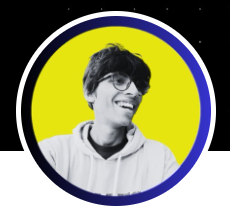
#> input picture PYTHON/DATA_SCIENCE/Dataset/numpy_array.png, 230 x 222 px
$ jupyter execute --allow-errors OpenCV.ipynb   (text cells are left out)
#> lines starting #> are read from the running program, lines starting #| are printed output that depends on the picture; after the words box and inside, x2 and y2 are one past the last pixel; in counts of white or black regions, pixels touching at a corner belong together
[cell 1]
import pandas as pd
import numpy as np
import matplotlib.pylab as plt
import cv2

[cell 2]
from glob import glob # this is for reading the image from folder

[cell 3]
graphs=glob("../Data_Science/Dataset/*.png")

[cell 4]
mpl_image=plt.imread(graphs[0])
#> mpl_image is the input picture: shape (222, 230, 4) float32; mean R, G, B, A 0.579, 0.579, 0.434, 1
cv2_image=cv2.imread(graphs[0])

[cell 5]
mpl_image.shape,cv2_image.shape
#> Out = ((222, 230, 4), (222, 230, 3))

[cell 6]
mpl_image.shape
#> Out = (222, 230, 4)

[cell 7]
plt.imshow(mpl_image) # showing the image
plt.show()

[cell 8]
mpl_image

[cell 9]
fmpl=mpl_image.flatten()
plt.style.use("dark_background")
plt.hist(fmpl,bins=10)
plt.show()
#> figure, not shown here; tallest bar 95471 high, from x = 0.9 to 1

[cell 10]
fig,ax=plt.subplots(figsize=(2,2))
ax.imshow(mpl_image)
ax.axis("off")
plt.show()

[cell 11]
plt.style.available

[cell 12]
plt.style.use("Solarize_Light2")

fig,axs=plt.subplots(1,4,figsize=(15,5))
axs[0].imshow(mpl_image[:,:,0],cmap="Reds")
axs[1].imshow(mpl_image[:,:,1],cmap="Greens")
axs[2].imshow(mpl_image[:,:,2],cmap="Blues")
axs[3].imshow(mpl_image,cmap="Blues")
plt.show()

[cell 13]
fig,axs=plt.subplots(1,4,figsize=(15,5))
axs[0].imshow(cv2_image[:,:,0],cmap="Blues")
axs[1].imshow(cv2_image[:,:,1],cmap="Greens")
axs[2].imshow(cv2_image[:,:,2],cmap="Reds")
axs[3].imshow(cv2_image,cmap="Blues")
plt.show()
#> figure, not shown here; B, G, R data is drawn as R, G, B

[cell 14]
cv2_image_RGB=cv2.cvtColor(cv2_image, cv2.COLOR_BGR2RGB)

[cell 15]
fig,axs=plt.subplots(1,4,figsize=(15,5))
axs[0].imshow(cv2_image_RGB[:,:,0],cmap="Reds")
axs[1].imshow(cv2_image_RGB[:,:,1],cmap="Greens")
axs[2].imshow(cv2_image_RGB[:,:,2],cmap="Blues")
axs[3].imshow(cv2_image_RGB,cmap="Blues")
plt.show()

[cell 16]
cv2_image_grey=cv2.cvtColor(cv2_image, cv2.COLOR_BGR2GRAY)

fig,axs=plt.subplots(figsize=(15,5))

axs.imshow(cv2_image_grey,cmap="grey")
plt.show()

[cell 17]
plt.imshow(cv2_image_grey, cmap='gray')
plt.axis('off')
plt.show()

[cell 18]
# Convert cv2_image to grayscale using matrix logic (manual conversion)
# The standard formula: Gray = 0.299*R + 0.587*G + 0.114*B
# Grayscale = (R + G + B) / 3

# cv2_image is in BGR format
B = cv2_image[:, :, 0]
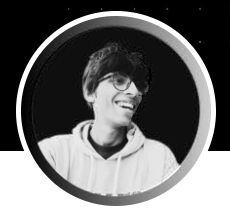
#> B: shape (222, 230); min 0, max 255, mean 110.8
G = cv2_image[:, :, 1]
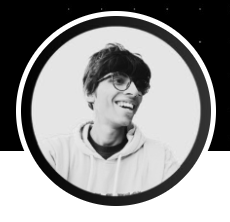
#> G: shape (222, 230); min 0, max 255, mean 147.7
R = cv2_image[:, :, 2]

cv2_image_grey_manual = (0.114 * B + 0.587 * G + 0.299 * R).astype(np.uint8)

plt.imshow(cv2_image_grey_manual, cmap='gray')
plt.axis('off')
plt.show()

[cell 19]
# Convert cv2_image to grayscale using the average method
cv2_image_grey_avg = ((R.astype(np.float32) + G.astype(np.float32) + B.astype(np.float32)) / 3).astype(np.uint8)
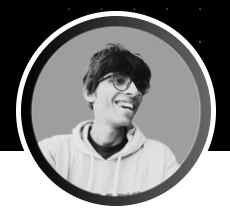
#> cv2_image_grey_avg: shape (222, 230); min 0, max 255, mean 135.2

plt.imshow(cv2_image_grey_avg, cmap='gray')
plt.axis('off')
plt.show()

[cell 20]
type(cv2_image[1][1][1])

[cell 21]
img_resized=cv2.resize(cv2_image_RGB,(5,5),interpolation=cv2.INTER_CUBIC)

fig,ax=plt.subplots(figsize=(4,4))
ax.imshow(img_resized)
ax.axis("on")
plt.show()

[cell 22]
kerner_sharp=np.array([[-1,-1,-1],
                       [-1,10,-1],
                       [-1,-1,-1]])
sharpened_img=cv2.filter2D(cv2_image_RGB,-1,kerner_sharp)
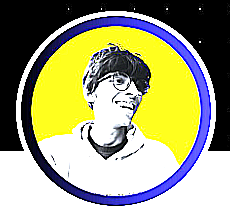
#> sharpened_img: shape (222, 230, 3); mean R, G, B 163.6, 163.6, 128.9


fig,ax=plt.subplots(figsize=(4,4))
ax.imshow(sharpened_img)
ax.axis("off")
plt.show()

[cell 23]
kerner_sharp=np.array([[-1,-1,-1],
                       [-1,10,-1],
                       [-1,-1,-1]])
sharpened_img=cv2.filter2D(cv2_image_RGB,-1,kerner_sharp)


fig,ax=plt.subplots(figsize=(4,4))
ax.imshow(sharpened_img)
ax.axis("off")
plt.show()

[cell 24]
kernel_blurring= np.ones((5,5),np.float32)/25

blurred_img=cv2.filter2D(cv2_image_RGB,-1,kernel_blurring)

fig,ax=plt.subplots(figsize=(4,4))
ax.imshow(blurred_img)
ax.axis("off")
plt.show()

[cell 25]
cv2_image_RGB.shape,blurred_img.shape
#> Out = ((222, 230, 3), (222, 230, 3))

[cell 26]
import numpy as np
import matplotlib.pyplot as plt

[cell 27]
arr=np.zeros((8,8),dtype=int)

[cell 28]
for i in range(len(arr)):
    for j in range(len(arr)):
        if (i+j)%2==0:
            arr[i][j]=1

[cell 29]
plt.imshow(arr)

[cell 30]
arr

[cell 31]
img=plt.imshow(arr)

[cell 32]
import numpy as np
#here using the 3 demention to show the RGB format here
arr=np.array(
    [[[255,0,0],[0,255,0],[0,0,255]],
    [[255,0,0],[0,255,0],[0,0,255]],
    [[255,0,0],[0,255,0],[0,0,255]]]
)

[cell 33]
arr.shape

[cell 34]
plt.imshow(arr)

[cell 35]
arr=[]
for i in range(256):
    temp=[]
    for j in range(256):
        temp.append(i)
    arr.append(temp)

[cell 36]
np.array(arr)

[cell 37]
plt.imshow(arr)
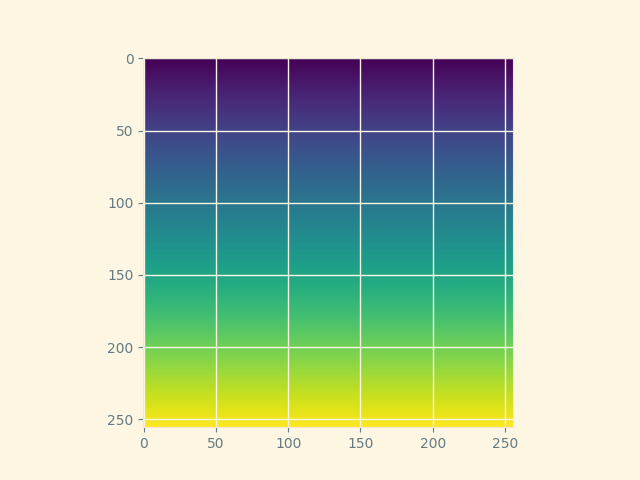
#> figure drawn by matplotlib, 1 panel

[cell 38]
arr=np.array(arr)
#> (the rest of this cell did not finish here and is left out)

[cell 39]
randomimage=[]
for i in range(256):
    temp1=[]
    for j in range(256):
        temp2=[]
        for k in range(3):
            temp2.append(np.random.randint(0,255))
        temp1.append(temp2)
    randomimage.append(temp1)

randomimage=np.array(randomimage)

[cell 40]
plt.imshow(randomimage)
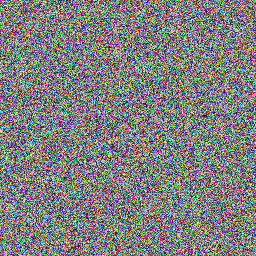
#> shown: shape (256, 256, 3); mean R, G, B 127.4, 127.4, 127

#> (a cell that did not finish here is left out)

[cell 42]
arr=np.zeros((720,1280),dtype=int)

[cell 43]
plt.imshow(arr)
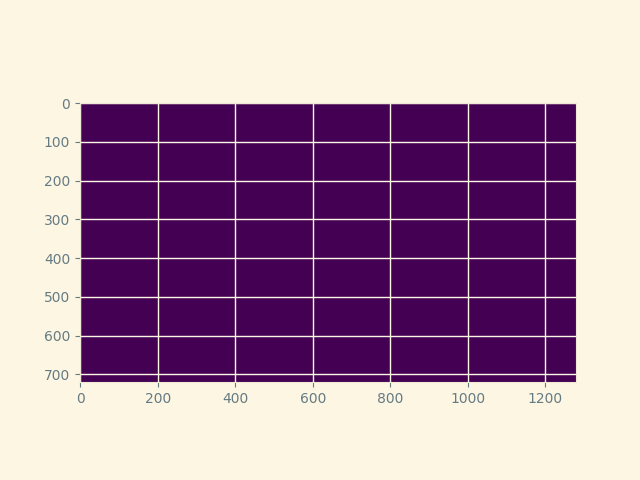
#> figure drawn by matplotlib, 1 panel

[cell 44]
img=[]
for i in range(720):
    t=[]
    for j in range(1280):
        t.append([255,0,0])
    img.append(t)

# import numpy as np

# img = np.zeros((720, 1280, 3), dtype=np.uint8)
# img[:, :] = [255, 0, 0]

[cell 45]
img=np.array(img,dtype=np.uint8)

[cell 46]
img.shape

#> (a cell that did not finish here is left out)

[cell 48]
# Drawing the circle

import cv2 as cv
cv.cvtColor(img,cv.COLOR_RGB2BGR)
cv.circle(img,(640,360),100,(0,255,0),2)
cv.imshow("image", img)
cv.waitKey(0)
cv.destroyAllWindows()

[cell 49]
cv.imwrite("Circle.png",img)

[cell 50]
cam = cv.VideoCapture(0)

while True:

    _, img = cam.read()
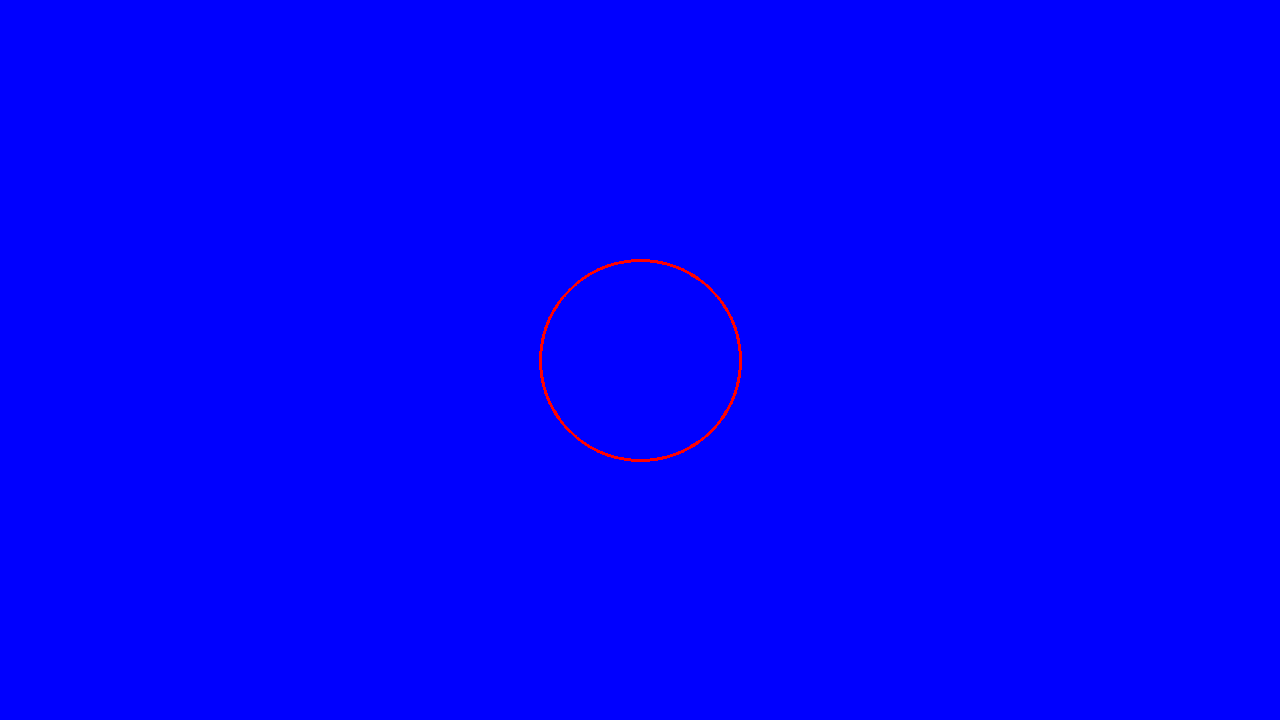
#> input picture PYTHON/Image_processing/Circle.png, 1280 x 720 px, given in place of the camera
#> img is the input picture: shape (720, 1280, 3); mean B, G, R 254.5, 0, 0.5

    img = cv.flip(img,1)

    edge_1 = cv.Canny(img, 100,200)
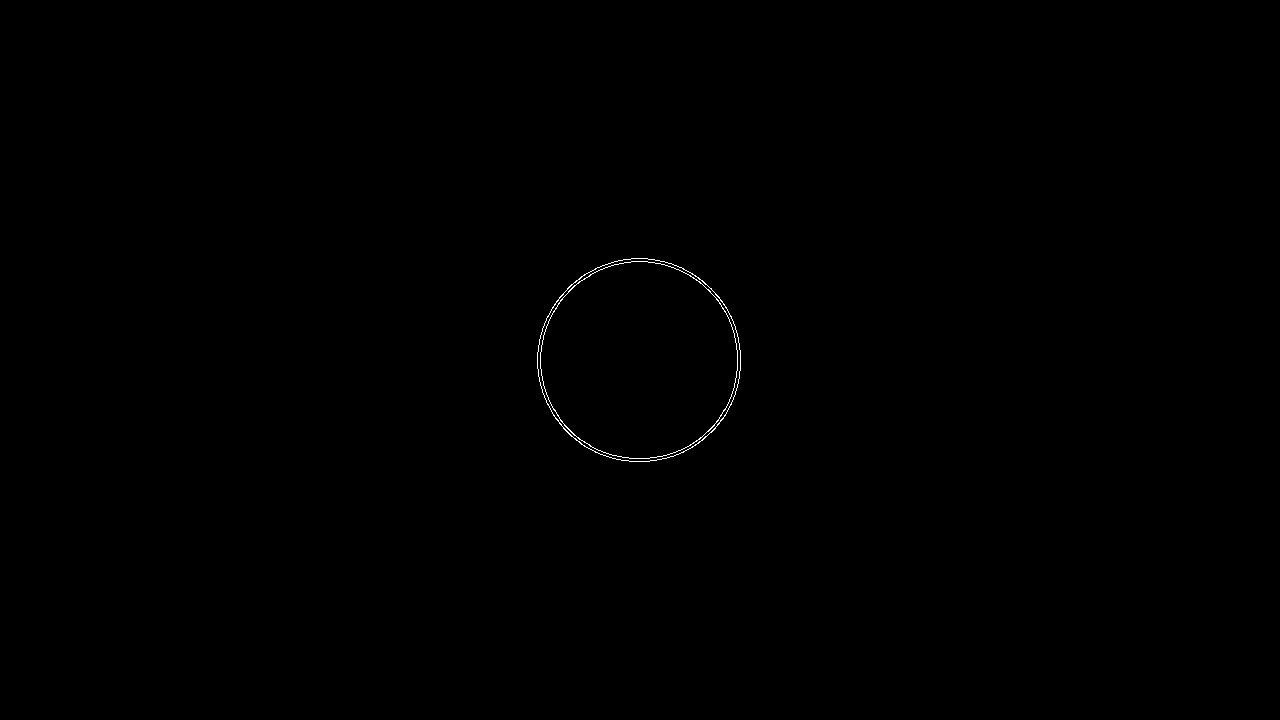
#> edge_1: shape (720, 1280); 0.14% white in thin lines or dots, all inside (x1, y1, x2, y2) = (537, 258, 741, 462)
    edge_2 = cv.Canny(img, 150,250)

    cv.imshow("Frame", img)
    cv.imshow("Edges-1", edge_1)
    cv.imshow("Edges-2", edge_2)


    if cv.waitKey(10) == 27:
#> (key Esc is pressed here)
        cam.release()
        break

[cell 51]
cam.release()

[cell 52]
import cv2 as cv
import numpy as np


cam=cv.VideoCapture(0)
while True:
    _,img=cam.read()
    img=cv.flip(img,1)
    cv.imshow("image",img)
    blurr=cv.blur(img,(16,16))
    cv.imshow("image_1",blurr) # blurring the image


    if cv.waitKey(10) == 27:
#> (key Esc is pressed here)
        cam.release()
        break

[cell 53]
cam.release()

[cell 54]
import cv2 as cv
import numpy as np


cam=cv.VideoCapture(0)
while True:
    _,img=cam.read()
    img=cv.flip(img,1)
    cv.imshow("image",img) # normal image


    blurr=cv.blur(img,(3,3))
    cv.imshow("image_1",blurr) # blurring the image

    edge_2 = cv.Canny(img, 100,200)
    cv.imshow("Edge",edge_2) # edge detection

    fin=cv.Canny(blurr,100,200)
    cv.imshow("final",fin)


    if cv.waitKey(10) == 27:
#> (key Esc is pressed here)
        cam.release()
        cv.destroyAllWindows()
        break

[cell 55]
import cv2 as cv
import numpy as np


cam=cv.VideoCapture(0)
while True:
    _,img=cam.read()
    img=cv.flip(img,1)
    cv.imshow("image",img) # normal image

    resized=cv.resize(img,(500,500))
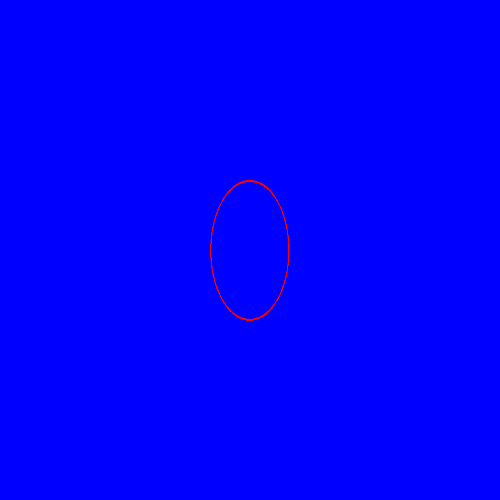
#> resized: shape (500, 500, 3); mean B, G, R 254.5, 0, 0.5
    cv.imshow("resized",resized)


    if cv.waitKey(10) == 27:
#> (key Esc is pressed here)
        cam.release()
        cv.destroyAllWindows()
        break

[cell 56]
import cv2 as cv
import numpy as np


cam=cv.VideoCapture(0)
while True:
    _,img=cam.read()
    img=cv.flip(img,1)
    cv.imshow("image",img) # normal image

    resized=cv.resize(img,(img.shape[1]//2,img.shape[0]//2))
#> resized: shape (360, 640, 3)
    cv.imshow("resized",resized)


    if cv.waitKey(10) == 27:
#> (key Esc is pressed here)
        cam.release()
        cv.destroyAllWindows()
        break

[cell 57]
img.shape
